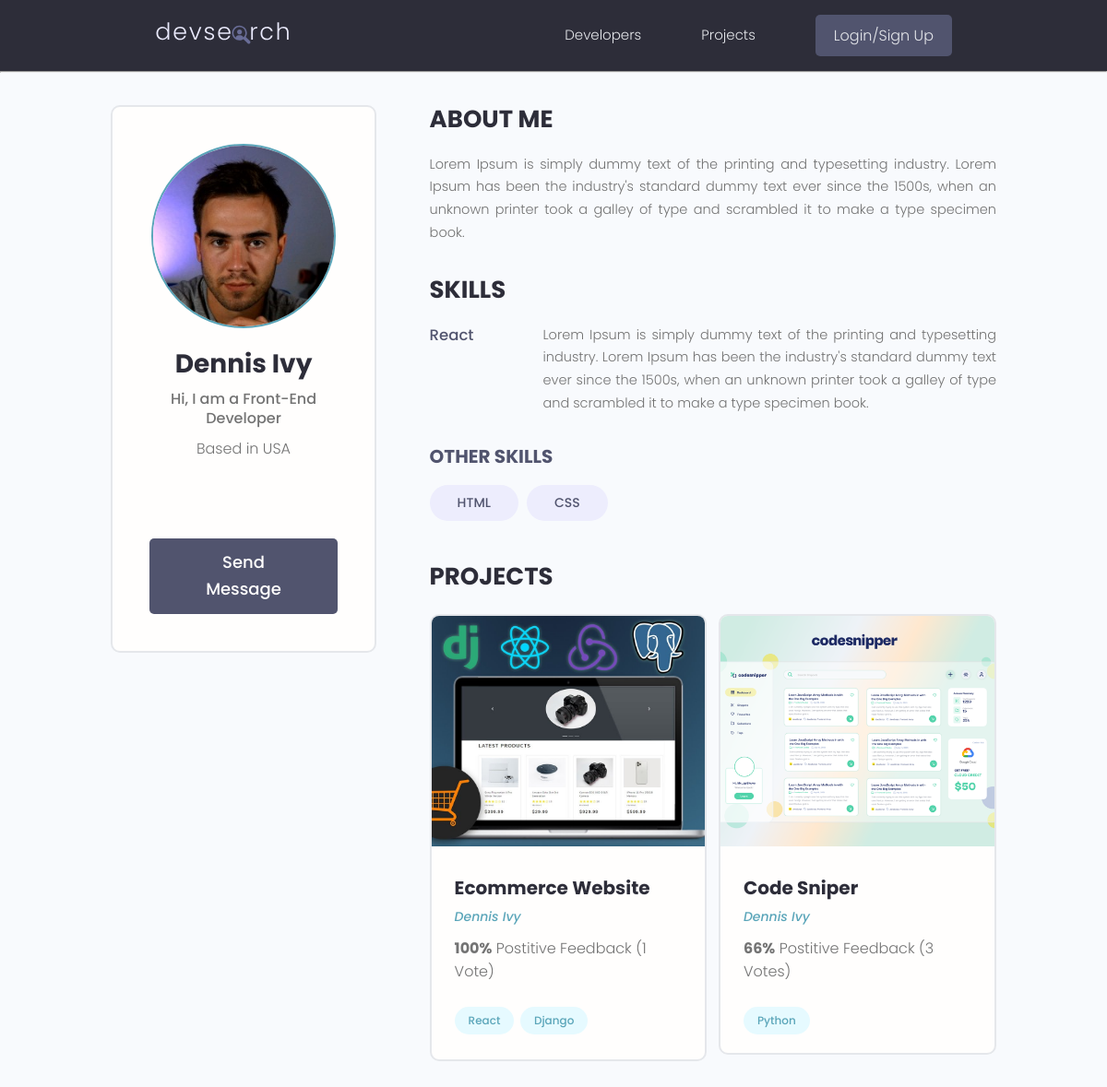
The page /profile/06dafacd-b10b-4b50-84cd-82a3a0d19f29/ on the database as committed earlier.
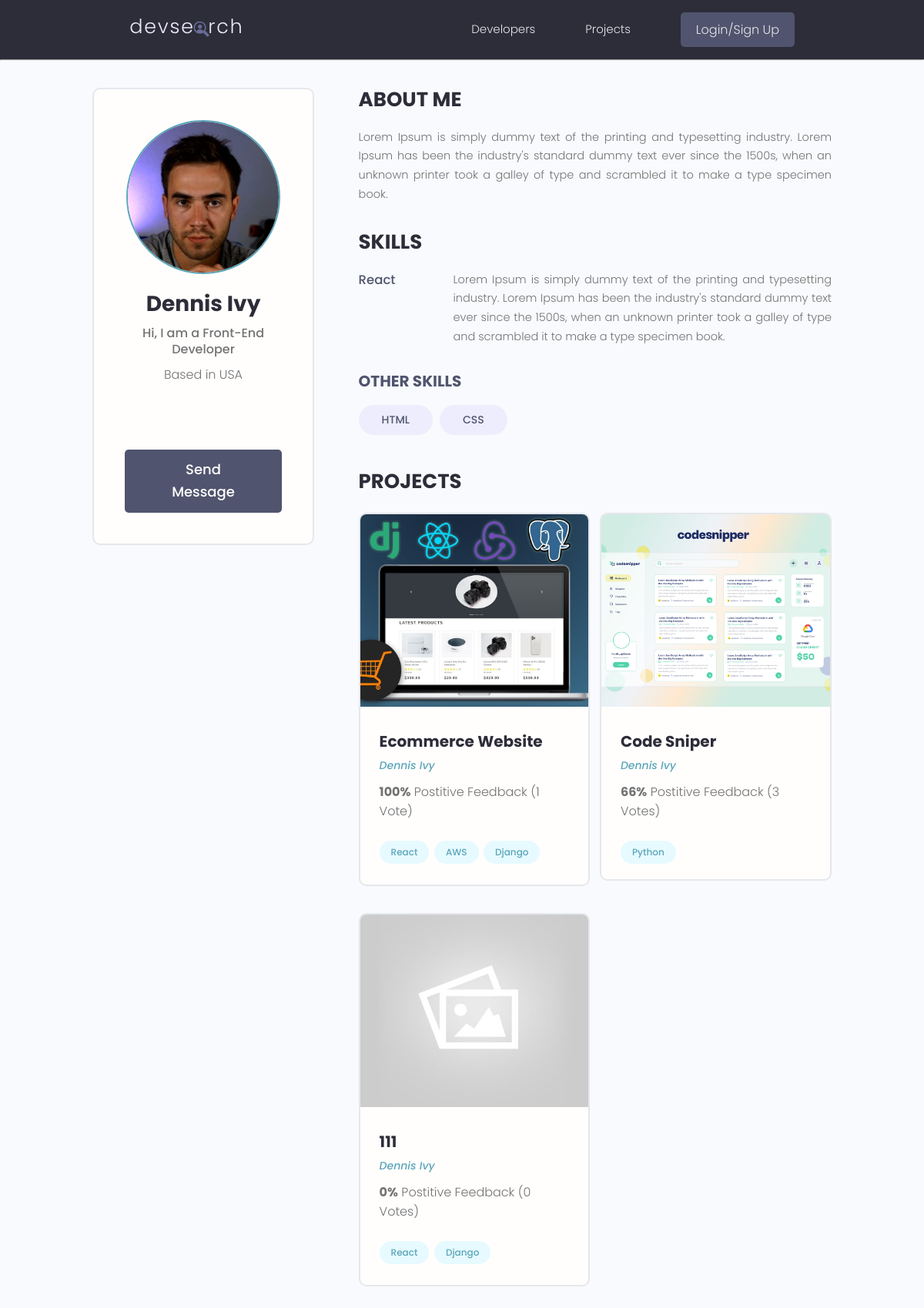
The same page on the database as committed later.
### users/models.py (models this page shows, shortened)
class Skill(models.Model):
    owner = models.ForeignKey(Profile, on_delete=models.CASCADE, null=True, blank=True)
    name = models.CharField(max_length=200, null=True, blank=True)
    description = models.TextField(null=True, blank=True)
    created = models.DateTimeField(auto_now_add=True)
    id = models.UUIDField(default=uuid.uuid4, unique=True, primary_key=True, editable=False)

class Profile(models.Model):
    user = models.OneToOneField(User, on_delete=models.CASCADE, null=True, blank=True)
    name = models.CharField(max_length=200, null=True, blank=True)
    email = models.EmailField(max_length=500, null=True, blank=True)
    username = models.CharField(max_length=200, null=True, blank=True)
    location = models.CharField(max_length=200, null=True, blank=True)
    short_intro = models.CharField(max_length=200, null=True, blank=True)
    bio = models.TextField(null=True, blank=True)
    profile_image = models.ImageField(null=True, blank=True, upload_to='profiles/', default='profiles/user-default.png')
    social_github = models.CharField(max_length=200, null=True, blank=True)
    social_twitter = models.CharField(max_length=200, null=True, blank=True)
    social_linkedin = models.CharField(max_length=200, null=True, blank=True)
    social_youtube = models.CharField(max_length=200, null=True, blank=True)
    social_website = models.CharField(max_length=200, null=True, blank=True)
    created = models.DateTimeField(auto_now_add=True)
    id = models.UUIDField(default=uuid.uuid4, unique=True, primary_key=True, editable=False)
    class Meta:
        ordering = ['created']
    @property
    def imageURL(self):
        try:
            url = self.profile_image.url
        except:
            url = ''
        return url

### projects/models.py (models this page shows, shortened)
class Project(models.Model):
    owner = models.ForeignKey(Profile, null=True, blank=True, on_delete=models.CASCADE)
    title = models.CharField(max_length=200)
    description = models.TextField(null=True, blank=True)
    featured_image = models.ImageField(null=True, blank=True, default="default.jpg")
    demo_link = models.CharField(max_length=200, null=True, blank=True)
    source_link = models.CharField(max_length=200, null=True, blank=True)
    tags = models.ManyToManyField('Tag', blank=True)
    vote_total = models.IntegerField(default=0, null=True, blank=True)
    vote_ratio = models.IntegerField(default=0, null=True, blank=True)
    created = models.DateTimeField(auto_now_add=True)
    id = models.UUIDField(default=uuid.uuid4, unique=True, primary_key=True, editable=False)
    class Meta:
        ordering = ['-vote_ratio', '-vote_total', 'title']
    @property
    def imageURL(self):
        try:
            url = self.featured_image.url
        except:
            url = ''
        return url

class Tag(models.Model):
    name = models.CharField(max_length=200)
    created = models.DateTimeField(auto_now_add=True)
    id = models.UUIDField(default=uuid.uuid4, unique=True, primary_key=True, editable=False)
    def __str__(self):
        return self.name

### users/views.py (the view)
# urls.py: path('profile/<str:pk>/', views.userProfile, name = "user-profile"),
def userProfile(request, pk):
    profile = Profile.objects.get(id=pk)
    topSkills = profile.skill_set.exclude(description__exact="")
    otherSkills = profile.skill_set.filter(description="")
    context = {'profile': profile, 'topSkills': topSkills,
               'otherSkills': otherSkills}
    return render(request, 'users/user-profile.html', context)

### users/templates/users/user-profile.html (shortened to what the changed rows need)
{% extends 'main.html' %} {% block content %}
<main class="profile my-md">
    <div class="container">
        <div class="layout">
            <div class="column column--1of3">
                <div class="card text-center">
                    <div class="card__body dev">
                        <h2 class="dev__name">{{ profile.name }}</h2>
                    </div>
                </div>
            </div>
            <div class="column column--2of3">
                <div class="devInfo">
                    <div class="devInfo__skills">
                        {% for skill in topSkills %}
                        <div class="devSkill">
                            <h4 class="devSkill__title">{{skill.name}}</h4>
                            <p class="devSkill__info">
                                {{skill.description}}
                            </p>
                        </div>
                        {% endfor %}
                        <div class="devInfo__otherSkills">
                            {% for skill in otherSkills %}
                            <span class="tag tag--pill tag--sub tag--lg">
                                <small>{{skill.name}}</small>
                            </span>
                            {% endfor %}
                        </div>
                    </div>
                </div>
                <div class="devInfo">
                    <div class="grid grid--two">
                        {% for project in profile.project_set.all %}
                        <div class="column">
                            <div class="card project">
                                <a href="{% url 'project' project.id %}" class="project">
                                    <img
                                        class="project__thumbnail"
                                        src="{{project.imageURL}}"
                                        alt="project thumbnail"
                                    />
                                    <div class="card__body">
                                        <h3 class="project__title">
                                            {{project.title}}
                                        </h3>
                                        <p>
                                            <a
                                                class="project__author"
                                                href="{% url 'user-profile' project.owner.id %}"
                                                >{{project.owner.name}}</a
                                            >
                                        </p>
                                        <p class="project--rating">
                                            <span style="font-weight: bold"
                                                >{{project.vote_ratio}}%</span
                                            >
                                            Postitive Feedback ({{project.vote_total}} Vote{{project.vote_total|pluralize:"s"}})
                                        </p>
                                        <div class="project__tags">
                                            {% for tag in project.tags.all %}
                                            <span
                                                class="tag tag--pill tag--main"
                                            >
                                                <small>{{tag}}</small>
                                            </span>
                                            {% endfor %}
                                        </div>
                                    </div>
                                </a>
                            </div>
                        </div>
                        {% endfor %}
                    </div>
                </div>
            </div>
        </div>
    </div>
</main>
{% endblock content %}

Rows that differ between the two databases and show on the page:
added Tag: name "AWS", shown under Project "Ecommerce Website"
added Project: imageURL (placeholder picture), title "111", owner.name "Dennis Ivy", vote_ratio "0", vote_total "0", Tag (name "React"), Tag (name "Django")
